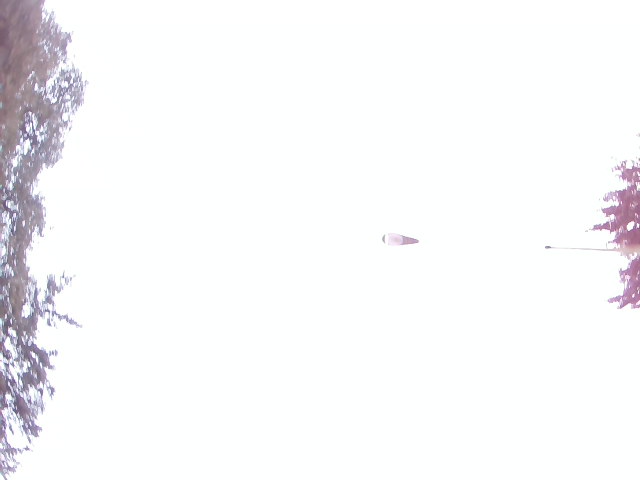
#> input picture exampleTreeImage.png, 640 x 480 px
$ jupyter execute TreeCoverPercentage.ipynb
#> lines starting #> are read from the running program, lines starting #| are printed output that depends on the picture; after the words box and inside, x2 and y2 are one past the last pixel; in counts of white or black regions, pixels touching at a corner belong together
[cell 1]
import cv2
import numpy as np
import matplotlib.pyplot as plt

# Load the image
image = cv2.imread("exampleTreeImage.png")
#> image is the input picture: shape (480, 640, 3); mean B, G, R 248.3, 246.7, 247
image = cv2.cvtColor(image, cv2.COLOR_BGR2RGB)  # Convert to RGB for correct display in Matplotlib

# Convert to HSV and Threshold for Green
hsv_image = cv2.cvtColor(image, cv2.COLOR_RGB2HSV)
#> hsv_image: shape (480, 640, 3); mean H, S, V 88.3, 3.6, 248.6
lower_green = (27, 0, 0)
upper_green = (40, 255, 255)
green_mask = cv2.inRange(hsv_image, lower_green, upper_green)
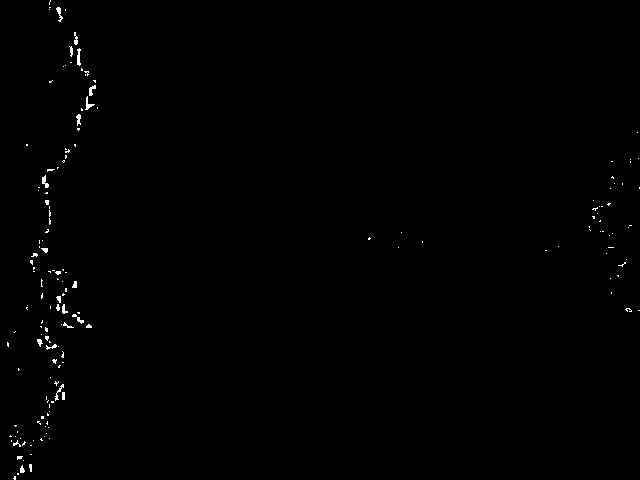
#> green_mask: shape (480, 640); 0.44% white in thin lines or dots

# Edge Detection (Optional)
gray_image = cv2.cvtColor(image, cv2.COLOR_RGB2GRAY)
edges = cv2.Canny(gray_image, 255, 255)
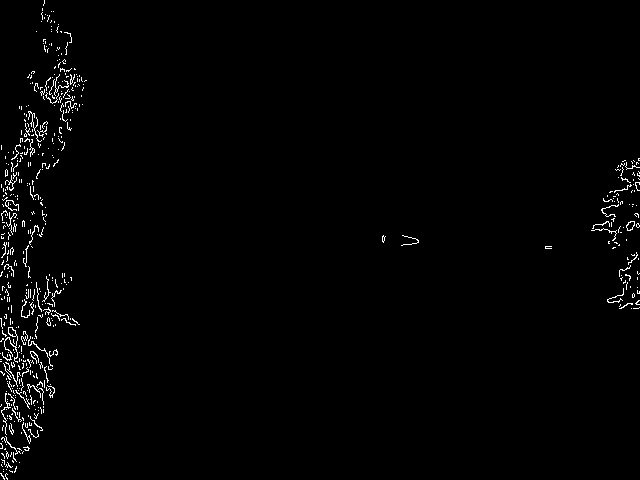
#> edges: shape (480, 640); 1.3% white in thin lines or dots

# Combine green mask and edges
combined_mask = cv2.bitwise_or(green_mask, edges)
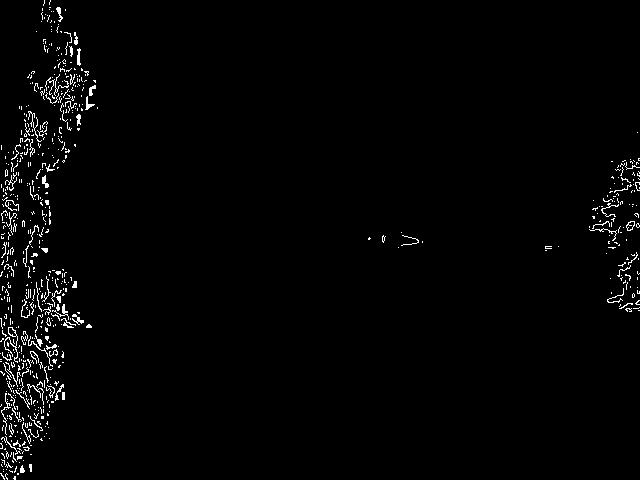
#> combined_mask: shape (480, 640); 1.8% white in thin lines or dots

# Morphological Operations
kernel = cv2.getStructuringElement(cv2.MORPH_RECT, (5, 5))
cleaned_mask = cv2.morphologyEx(combined_mask, cv2.MORPH_CLOSE, kernel)
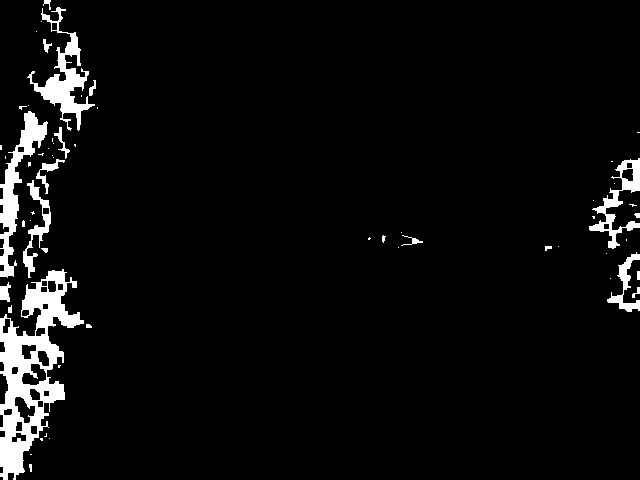
#> cleaned_mask: shape (480, 640); 4.8% white; 59 white regions (37 under 20 px), largest, box (x1, y1, x2, y2) and area: (0, 269, 84, 480) 6759, (0, 111, 48, 278) 2223, (27, 7, 95, 131) 2115

# Calculate Tree Cover Percentage
tree_pixels = cv2.countNonZero(cleaned_mask)
#> tree_pixels = 14758
total_pixels = image.shape[0] * image.shape[1]
#> total_pixels = 307200
tree_cover_percentage = (tree_pixels / total_pixels) * 100
#> tree_cover_percentage = 4.8

print(f"Tree Cover Percentage: {tree_cover_percentage:.2f}%")
#| Tree Cover Percentage: 4.80%

# Display Results in Notebook
fig, axes = plt.subplots(1, 3, figsize=(15, 5))
axes[0].imshow(image)
axes[0].set_title("Original Image")
axes[0].axis("off")

axes[1].imshow(combined_mask, cmap="gray")
axes[1].set_title("Tree Mask (Pre-Morphology)")
axes[1].axis("off")

axes[2].imshow(cleaned_mask, cmap="gray")
axes[2].set_title("Final Tree Mask")
axes[2].axis("off")

plt.show()
